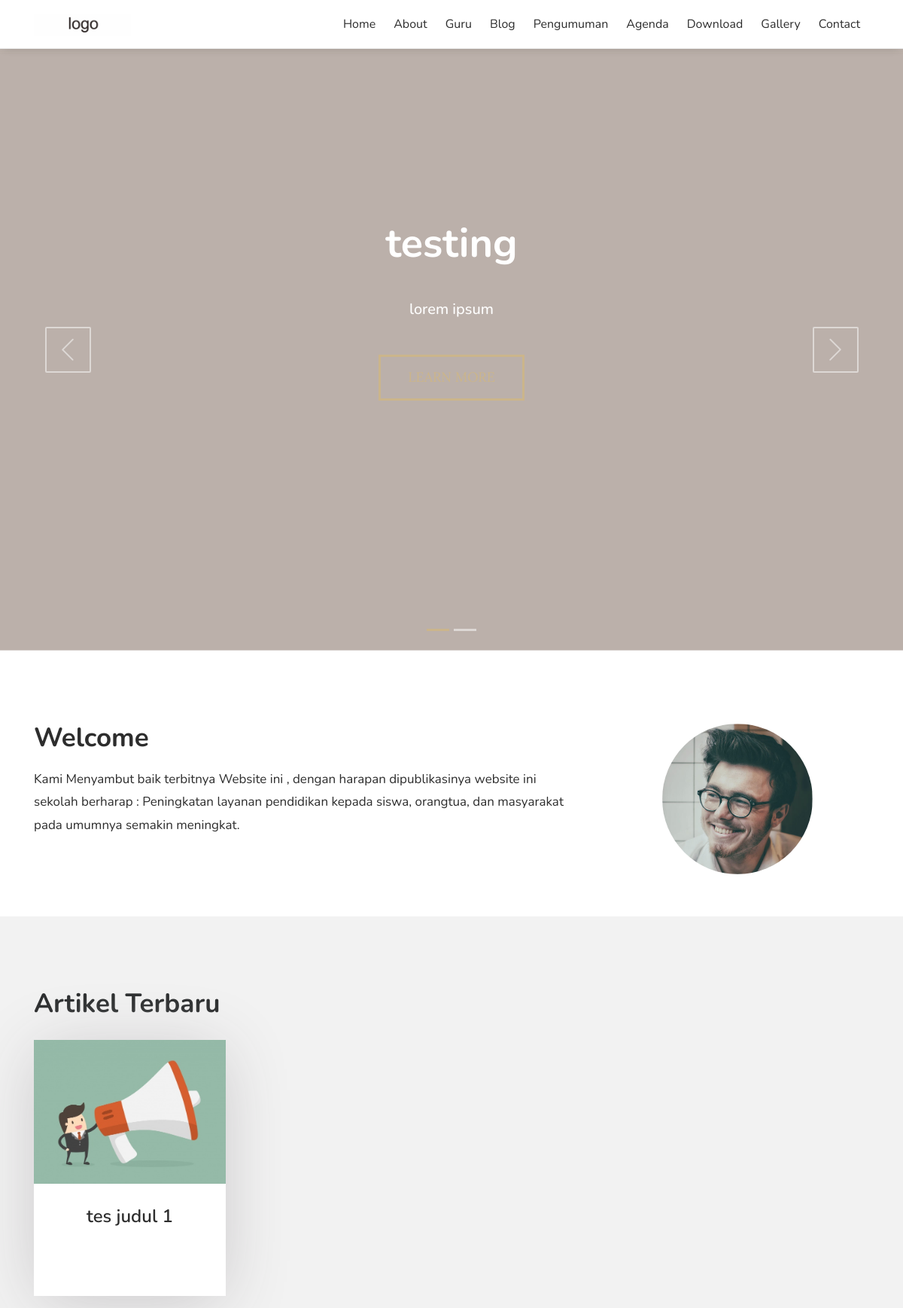
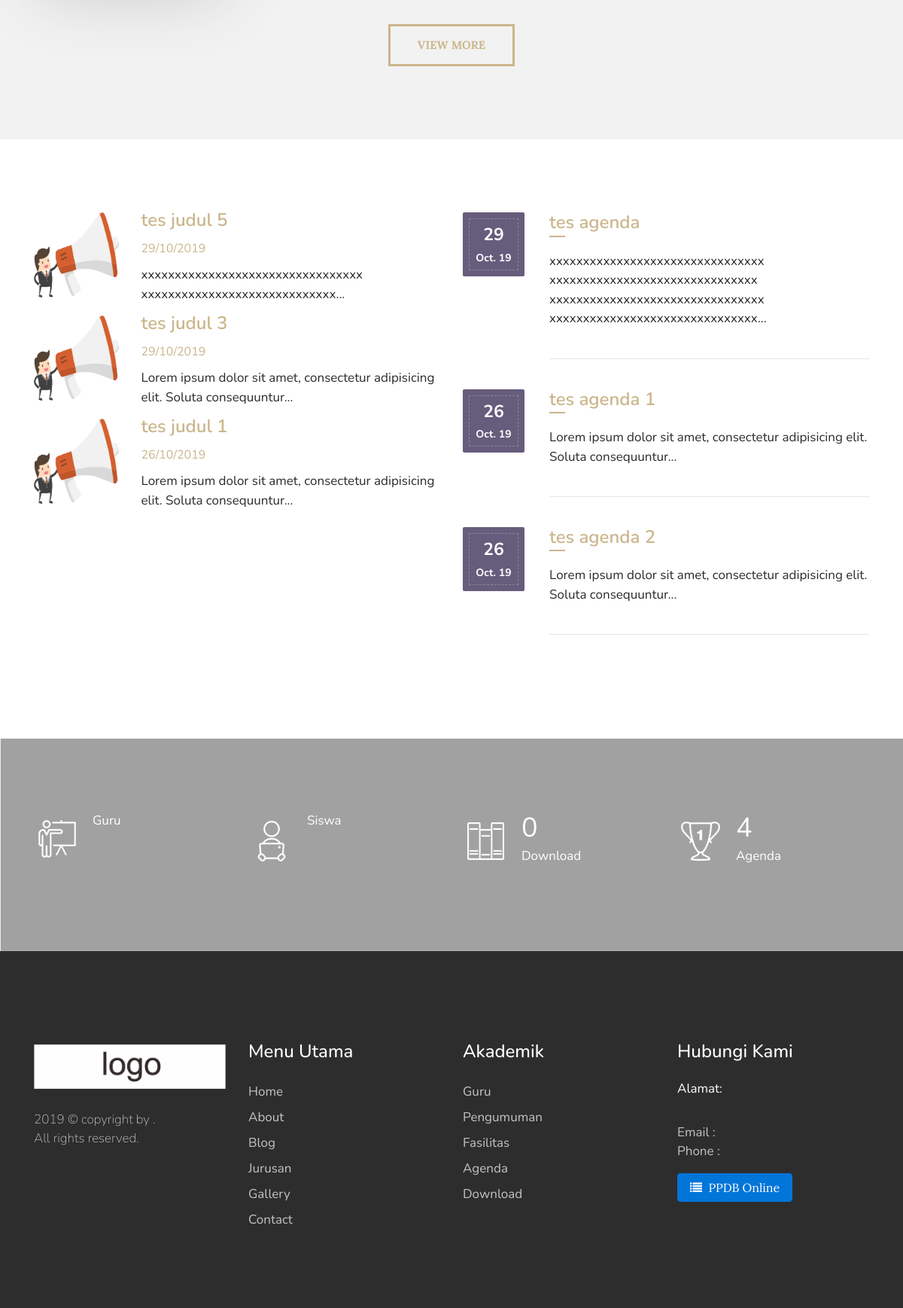
The page / on the database its author committed (2 pictures, top to bottom).
### tables this page shows
CREATE TABLE IF NOT EXISTS `tbl_banner` (
  `id` int(10) unsigned NOT NULL AUTO_INCREMENT,
  `gambar` varchar(100) DEFAULT NULL,
  `judul` varchar(100) DEFAULT NULL,
  `keterangan` varchar(100) DEFAULT NULL,
  PRIMARY KEY (`id`)
);

CREATE TABLE IF NOT EXISTS `tbl_tulisan` (
  `tulisan_id` int(11) NOT NULL AUTO_INCREMENT,
  `tulisan_judul` varchar(100) DEFAULT NULL,
  `tulisan_isi` text,
  `tulisan_tanggal` timestamp NULL DEFAULT CURRENT_TIMESTAMP,
  `tulisan_kategori_id` int(11) DEFAULT NULL,
  `tulisan_kategori_nama` varchar(30) DEFAULT NULL,
  `tulisan_views` int(11) DEFAULT '0',
  `tulisan_gambar` varchar(40) DEFAULT NULL,
  `tulisan_pengguna_id` int(11) DEFAULT NULL,
  `tulisan_author` varchar(40) DEFAULT NULL,
  `tulisan_img_slider` int(2) NOT NULL DEFAULT '0',
  `tulisan_slug` varchar(200) DEFAULT NULL,
  PRIMARY KEY (`tulisan_id`),
  KEY `tulisan_kategori_id` (`tulisan_kategori_id`),
  KEY `tulisan_pengguna_id` (`tulisan_pengguna_id`)
);

CREATE TABLE IF NOT EXISTS `tbl_pengumuman` (
  `pengumuman_id` int(11) NOT NULL AUTO_INCREMENT,
  `pengumuman_judul` varchar(150) DEFAULT NULL,
  `pengumuman_deskripsi` text,
  `pengumuman_tanggal` timestamp NULL DEFAULT CURRENT_TIMESTAMP,
  `pengumuman_author` varchar(60) DEFAULT NULL,
  PRIMARY KEY (`pengumuman_id`)
);

CREATE TABLE IF NOT EXISTS `tbl_agenda` (
  `agenda_id` int(11) NOT NULL AUTO_INCREMENT,
  `agenda_nama` varchar(200) DEFAULT NULL,
  `agenda_tanggal` timestamp NULL DEFAULT CURRENT_TIMESTAMP,
  `agenda_deskripsi` text,
  `agenda_mulai` date DEFAULT NULL,
  `agenda_selesai` date DEFAULT NULL,
  `agenda_tempat` varchar(90) DEFAULT NULL,
  `agenda_waktu` varchar(30) DEFAULT NULL,
  `agenda_keterangan` varchar(200) DEFAULT NULL,
  `agenda_author` varchar(60) DEFAULT NULL,
  PRIMARY KEY (`agenda_id`)
);

### application/core/My_Loader.php (called while the page is built, shortened)
<?php
class My_Loader extends CI_Loader
{
	function template($templates_name, $var = array(), $return = FALSE)
	{
		if ($return) {
			$content = $this->view('depan/templates/header', $var, $return);
			$content .= $this->view(''. $templates_name, $var, $return);
			$content .= $this->view('depan/templates/footer', $var, $return);
			return $content;
		}
		else{
			$this->view(''. $templates_name, $var);
		}
	}
}

### application/controllers/Home.php (called while the page is built, shortened)
<?php
class Home extends CI_Controller{
	function __construct(){
		$this->load->model('m_tulisan');
		$this->load->model('m_galeri');
		$this->load->model('m_pengumuman');
		$this->load->model('m_agenda');
		$this->load->model('m_files');
		$this->load->model('m_pengunjung');
		$this->load->model('M_banner');
	}
	function index(){
		$x['berita']=$this->m_tulisan->get_berita_home();
		$x['pengumuman']=$this->m_pengumuman->get_pengumuman_home();
		$x['agenda']=$this->m_agenda->get_agenda_home();
		$x['tot_guru']=$this->db->get('tbl_guru')->num_rows();
		$x['tot_siswa']=$this->db->get('tbl_siswa')->num_rows();
		$x['tot_files']=$this->db->get('tbl_files')->num_rows();
		$x['tot_agenda']=$this->db->get('tbl_agenda')->num_rows();
		$x['banners']=$this->M_banner->get_banner();
		$this->load->template('depan/v_home',$x);
	}
}

### index.php (called while the page is built, shortened)
<?php
require_once BASEPATH.'core/CodeIgniter.php';

### application/models/M_banner.php (called while the page is built, shortened)
<?php
class M_banner extends CI_Model
{
	public function get_banner()
	{
		$data = [];
		$banners = $this->db->get("tbl_banner");
		foreach ($banners->result() as $banner) {
			$data[] = [
				'gambar' => $banner->gambar,
				'judul' => $banner->judul,
				'keterangan' => $banner->keterangan,
			];
		}
		return $data;
	}
}

### application/models/M_tulisan.php (called while the page is built, shortened)
<?php
class M_tulisan extends CI_Model{
	function get_berita_home(){
		$hsl=$this->db->query("SELECT tbl_tulisan.*,DATE_FORMAT(tulisan_tanggal,'%d/%m/%Y') AS tanggal FROM tbl_tulisan ORDER BY tulisan_id DESC limit 4");
		return $hsl;
	}
}

### application/models/M_pengumuman.php (called while the page is built, shortened)
<?php
class M_pengumuman extends CI_Model{
	function get_pengumuman_home(){
		$hsl=$this->db->query("SELECT pengumuman_id,pengumuman_judul,pengumuman_deskripsi,DATE_FORMAT(pengumuman_tanggal,'%d/%m/%Y') AS tanggal,pengumuman_author FROM tbl_pengumuman ORDER BY pengumuman_id DESC limit 3");
		return $hsl;
	}
}

### application/models/M_agenda.php (called while the page is built, shortened)
<?php
class M_agenda extends CI_Model{
	function get_agenda_home(){
		$hsl=$this->db->query("SELECT tbl_agenda.*,DATE_FORMAT(agenda_tanggal,'%d/%m/%Y') AS tanggal FROM tbl_agenda ORDER BY agenda_id DESC limit 3");
		return $hsl;
	}
}

### application/views/depan/v_home.php (the view, shortened to what this page needs)
<?php
function limit_words($string, $word_limit){
    $words = explode(" ",$string);
    return implode(" ",array_splice($words,0,$word_limit));
}
?>
<div class="slider_img layout_two">
    <div id="carousel" class="carousel slide" data-ride="carousel">
        <ol class="carousel-indicators">
            <?php foreach ($banners as $banner_id => $banner): ?>
                <li data-target="#carousel" data-slide-to="<?php echo $banner_id ?>" class="<?php if($banner_id == 0){echo "active";} ?>"></li>
            <?php endforeach ?>
        </ol>
        <div class="carousel-inner" role="listbox">
            <?php foreach ($banners as $key => $value): ?>
                <div class="carousel-item <?php if($key == 0){echo "active";} ?>" style="background-image: url(<?php echo base_url().'theme/images/'.$value['gambar']?>); background-size: cover; background-position: center center; background-repeat: no-repeat; width: 100%; height: 100vh">
                    <div class="carousel-caption d-md-block">
                        <div class="slider_title">
                            <h1><?php echo $value['judul'] ?></h1>
                            <h4><?php echo $value['keterangan'] ?></h4>
                            <div class="slider-btn">
                                <a href="<?php echo site_url('artikel');?>" class="btn btn-default">Learn more</a>
                            </div>
                        </div>
                    </div>
                </div>
            <?php endforeach ?>
        </div>
        <a class="carousel-control-prev" href="#carousel" role="button" data-slide="prev">
            <i class="icon-arrow-left fa-slider" aria-hidden="true"></i>
        </a>
        <a class="carousel-control-next" href="#carousel" role="button" data-slide="next">
            <i class="icon-arrow-right fa-slider" aria-hidden="true"></i>
        </a>
    </div>
</div>
<section class="clearfix about about-style2">
    <div class="container">
        <div class="row">
            <div class="col-md-8">
               <h2>Welcome</h2>
               <p>Kami Menyambut baik terbitnya Website ini , dengan harapan dipublikasinya website ini sekolah berharap : Peningkatan layanan pendidikan kepada siswa, orangtua, dan masyarakat pada umumnya semakin meningkat. </p>
           </div>
           <div class="col-md-4">
            <img src="<?php echo base_url().'theme/images/welcome.png'?>" class="img-fluid about-img" alt="#">
        </div>
    </div>
</div>
</section>
<section class="our_courses">
    <div class="container">
        <div class="row">
            <div class="col-md-12">
                <h2>Artikel Terbaru</h2>
            </div>
        </div>
        <div class="row">
          <?php foreach ($berita->result() as $row) :?>
            <div class="col-xs-12 col-sm-6 col-md-6 col-lg-3">
                <div class="courses_box mb-4">
                    <div class="course-img-wrap">
                        <img src="<?php echo base_url().'assets/images/'.$row->tulisan_gambar;?>" class="img-fluid" alt="courses-img">
                    </div>
                    <a href="<?php echo site_url('artikel/'.$row->tulisan_slug);?>" class="course-box-content">
                        <h3 style="text-align:center;"><?php echo $row->tulisan_judul;?></h3>
                    </a>
                </div>
            </div>
        <?php endforeach;?>
    </div> <br>
    <div class="row">
        <div class="col-md-12 text-center">
            <a href="<?php echo site_url('artikel');?>" class="btn btn-default btn-courses">View More</a>
        </div>
    </div>
</div>
</section>
<section class="event">
    <div class="container">
        <div class="row">
            <div class="col-lg-6">
                <div class="event-img2">
                    <?php foreach ($pengumuman->result() as $row) :?>
                        <div class="row">
                            <div class="col-sm-3"> <img src="<?php echo base_url().'theme/images/announcement-icon.png'?>" class="img-fluid" alt="event-img"></div>
                            <div class="col-sm-9"> <h3><a href="<?php echo site_url('pengumuman');?>"><?php echo $row->pengumuman_judul;?></a></h3>
                              <span><?php echo $row->tanggal;?></span>
                              <p><?php echo limit_words($row->pengumuman_deskripsi,10).'...';?></p>
                          </div>
                      </div>
                  <?php endforeach;?>
              </div>
          </div>
          <div class="col-lg-6">
            <div class="row">
                <div class="col-md-12">
                  <?php foreach ($agenda->result() as $row):?>
                    <div class="event_date">
                        <div class="event-date-wrap">
                            <p><?php echo date("d", strtotime($row->agenda_tanggal));?></p>
                            <span><?php echo date("M. y", strtotime($row->agenda_tanggal));?></span>
                        </div>
                    </div>
                    <div class="date-description">
                        <h3><a href="<?php echo site_url('agenda');?>"><?php echo $row->agenda_nama;?></a></h3>
                        <p><?php echo limit_words($row->agenda_deskripsi,10).'...';?></p>
                        <hr class="event_line">
                    </div>
                <?php endforeach;?>
            </div>
        </div>
    </div>
</div>
</div>
</section>
<div class="detailed_chart">
    <div class="container">
        <div class="row">
            <div class="col-xs-12 col-sm-6 col-md-3 chart_bottom">
                <div class="chart-img">
                    <img src="<?php echo base_url().'theme/images/chart-icon_1.png'?>" class="img-fluid" alt="chart_icon">
                </div>
                <div class="chart-text">
                    <p><span class="counter"><?php echo json_decode(file_get_contents(API_TEACHER."/count"))->count ?></span> Guru
                    </p>
                </div>
            </div>
            <div class="col-xs-12 col-sm-6 col-md-3 chart_bottom chart_top">
                <div class="chart-img">
                    <img src="<?php echo base_url().'theme/images/chart-icon_2.png'?>" class="img-fluid" alt="chart_icon">
                </div>
                <div class="chart-text">
                    <p><span class="counter"><?php echo json_decode(file_get_contents(API_STUDENT))->count ?></span> Siswa
                    </p>
                </div>
            </div>
            <div class="col-xs-12 col-sm-6 col-md-3 chart_top">
                <div class="chart-img">
                    <img src="<?php echo base_url().'theme/images/chart-icon_3.png'?>" class="img-fluid" alt="chart_icon">
                </div>
                <div class="chart-text">
                    <p><span class="counter"><?php echo $tot_files;?></span> Download
                    </p>
                </div>
            </div>
            <div class="col-xs-12 col-sm-6 col-md-3">
                <div class="chart-img">
                    <img src="<?php echo base_url().'theme/images/chart-icon_4.png'?>" class="img-fluid" alt="chart_icon">
                </div>
                <div class="chart-text">
                    <p><span class="counter"><?php echo $tot_agenda;?></span> Agenda</p>
                </div>
            </div>
        </div>
    </div>
</div>

### rows shown on the page
tbl_banner: gambar (picture), judul "testing", keterangan "lorem ipsum"
tbl_tulisan: tulisan_gambar (picture), tulisan_judul "tes judul 1"
tbl_pengumuman: pengumuman_judul "tes judul 5", tanggal "29/10/2019", pengumuman_deskripsi "xxxxxxxxxxxxxxxxxxxxxxxxxxxxxxxxx xxxxxxxxxxxxxxxxxxxxxxxxxxxxx"
tbl_pengumuman: pengumuman_judul "tes judul 3", tanggal "29/10/2019", pengumuman_deskripsi "Lorem ipsum dolor sit amet, consectetur adipisicing elit. Soluta consequuntur"
tbl_pengumuman: pengumuman_judul "tes judul 1", tanggal "26/10/2019", pengumuman_deskripsi "Lorem ipsum dolor sit amet, consectetur adipisicing elit. Soluta consequuntur"
tbl_agenda: agenda_tanggal "29", agenda_tanggal "Oct. 19", agenda_nama "tes agenda", agenda_deskripsi "xxxxxxxxxxxxxxxxxxxxxxxxxxxxxxxx xxxxxxxxxxxxxxxxxxxxxxxxxxxxxxx xxxxxxxxxxxxxxxxxxxxxxxxxxxxxxxx xxxxxxxxxxxxxxxxxxxxxxxxxxxxxxx"
tbl_agenda: agenda_tanggal "26", agenda_tanggal "Oct. 19", agenda_nama "tes agenda 1", agenda_deskripsi "Lorem ipsum dolor sit amet, consectetur adipisicing elit. Soluta consequuntur"
tbl_agenda: agenda_tanggal "26", agenda_tanggal "Oct. 19", agenda_nama "tes agenda 2", agenda_deskripsi "Lorem ipsum dolor sit amet, consectetur adipisicing elit. Soluta consequuntur"

### other values the page prints
$tot_files "0"
$tot_agenda "4"
